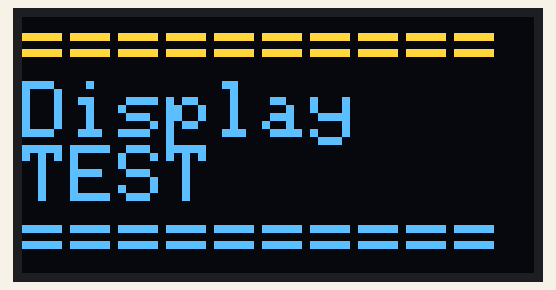
Recording of a sketch running on a simulated ESP8266 (NodeMCU). Parts: 128×64 one-colour display. The OLED is the two-colour kind (top 16 rows yellow).

Above: at 0.1 s.

The sketch:

NodeMCU_OLED-display-test.ino
```cpp
#include <Wire.h>
#include <Adafruit_GFX.h>
#include <Adafruit_SSD1306.h>

// Definiowanie rozmiarów wyświetlacza OLED
#define SCREEN_WIDTH 128
#define SCREEN_HEIGHT 64

// Definiowanie pinów SDA i SCL

#define OLED_SDA 14
#define OLED_SCL 12

// Adres I2C wyświetlacza OLED
#define OLED_ADDR   0x3C

// Tworzenie obiektu dla wyświetlacza z wartością -1 dla OLED_RESET
Adafruit_SSD1306 display(SCREEN_WIDTH, SCREEN_HEIGHT, &Wire, -1);

void setup() {
  // Inicjalizacja komunikacji I2C z wyświetlaczem
  Wire.begin(OLED_SDA, OLED_SCL);

  // Inicjalizacja wyświetlacza
  if(!display.begin(SSD1306_SWITCHCAPVCC, OLED_ADDR)) {
    Serial.println(F("SSD1306 allocation failed"));
    for(;;);
  }

  // Wyczyść bufor
  display.clearDisplay();
  display.setTextColor(SSD1306_WHITE);
  display.setTextSize(2);
  display.setCursor(0, 0);

  // Wyświetlenie tekstu
  display.println("==========");
  display.println("Display");
  display.println("TEST");
  display.println("==========");


  // Wyświetlenie bufora na ekranie
  display.display();
}

void loop() {

}
```
